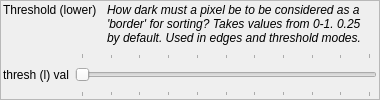
              <widget class="QFrame" name="f_param_thresh_l">
               <property name="frameShape">
                <enum>QFrame::StyledPanel</enum>
               </property>
               <property name="frameShadow">
                <enum>QFrame::Raised</enum>
               </property>
               <layout class="QVBoxLayout" name="verticalLayout_5">
                <property name="leftMargin">
                 <number>2</number>
                </property>
                <property name="topMargin">
                 <number>2</number>
                </property>
                <property name="rightMargin">
                 <number>2</number>
                </property>
                <property name="bottomMargin">
                 <number>2</number>
                </property>
                <item>
                 <layout class="QHBoxLayout" name="hl_param_thresh_l_t">
                  <property name="spacing">
                   <number>10</number>
                  </property>
                  <item>
                   <widget class="QLabel" name="t_param_thresh_l">
                    <property name="sizePolicy">
                     <sizepolicy hsizetype="Preferred" vsizetype="Minimum">
                      <horstretch>0</horstretch>
                      <verstretch>0</verstretch>
                     </sizepolicy>
                    </property>
                    <property name="text">
                     <string>Threshold (lower)</string>
                    </property>
                    <property name="alignment">
                     <set>Qt::AlignLeading|Qt::AlignLeft|Qt::AlignTop</set>
                    </property>
                   </widget>
                  </item>
                  <item>
                   <widget class="QLabel" name="t_param_thresh_l_desc">
                    <property name="sizePolicy">
                     <sizepolicy hsizetype="MinimumExpanding" vsizetype="Preferred">
                      <horstretch>0</horstretch>
                      <verstretch>0</verstretch>
                     </sizepolicy>
                    </property>
                    <property name="font">
                     <font>
                      <italic>true</italic>
                     </font>
                    </property>
                    <property name="text">
                     <string>How dark must a pixel be to be considered as a 'border' for sorting? Takes values from 0-1. 0.25 by default. Used in edges and threshold modes.</string>
                    </property>
                    <property name="alignment">
                     <set>Qt::AlignLeading|Qt::AlignLeft|Qt::AlignTop</set>
                    </property>
                    <property name="wordWrap">
                     <bool>true</bool>
                    </property>
                   </widget>
                  </item>
                 </layout>
                </item>
                <item>
                 <layout class="QHBoxLayout" name="hl_param_thresh_l_b">
                  <item>
                   <widget class="QLabel" name="t_param_thresh_l_value">
                    <property name="text">
                     <string>thresh (l) val</string>
                    </property>
                   </widget>
                  </item>
                  <item>
                   <widget class="QSlider" name="slider_param_thresh_l">
                    <property name="sizePolicy">
                     <sizepolicy hsizetype="Expanding" vsizetype="Preferred">
                      <horstretch>0</horstretch>
                      <verstretch>0</verstretch>
                     </sizepolicy>
                    </property>
                    <property name="maximum">
                     <number>100</number>
                    </property>
                    <property name="singleStep">
                     <number>1</number>
                    </property>
                    <property name="value">
                     <number>0</number>
                    </property>
                    <property name="orientation">
                     <enum>Qt::Horizontal</enum>
                    </property>
                    <property name="tickPosition">
                     <enum>QSlider::TicksBothSides</enum>
                    </property>
                    <property name="tickInterval">
                     <number>10</number>
                    </property>
                   </widget>
                  </item>
                 </layout>
                </item>
               </layout>
              </widget>
